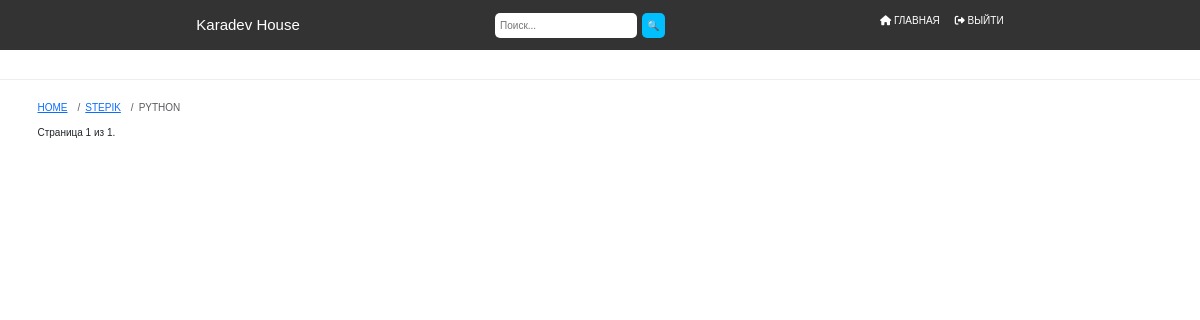
/stepik/python/, run on an earlier commit of the app's database.
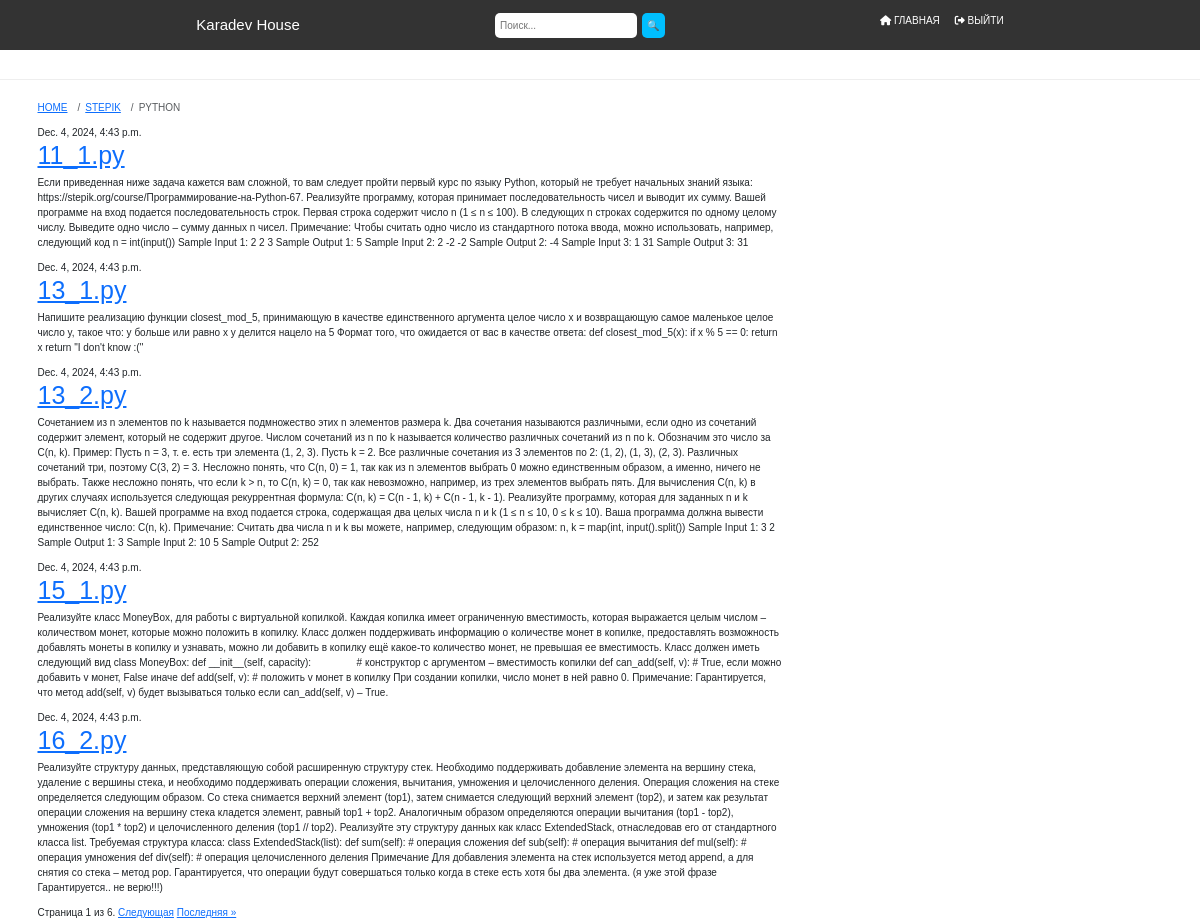
And on a later commit of the database.
### stepik/models.py (models this page shows, shortened)
class Taskpy(models.Model):
    title = models.CharField(max_length=200)
    text = models.TextField()
    created_date = models.DateTimeField(default=timezone.now)
    published_date = models.DateTimeField(blank=True, null=True)
    author = models.ForeignKey(settings.AUTH_USER_MODEL, on_delete=models.CASCADE)

### stepik/views.py (the view)
# urls.py: path('python/', views.task_list, name='py_task_list'),
def task_list(request):
    tasks = Taskpy.objects.all()
    paginator = Paginator(tasks, 5)
    page_number = request.GET.get('page')
    page_obj = paginator.get_page(page_number)
    return render(request, 'stepik/task_list.html', {
        'tasks': page_obj,
        'page_obj': page_obj,
        'user': request.user.is_superuser,
    })

### blog/templates/stepik/task_list.html (shortened to what this page needs)
{% extends 'blog/base.html' %}
{% block content %}
    <nav aria-label="breadcrumb">
    <ol class="breadcrumb">
      <li class="breadcrumb-item"><a href="{% url 'cards' %}">HOME</a></li>
      <li class="breadcrumb-item"><a href="{% url 'teleport_stepik' %}">STEPIK</a></li>
      <li class="breadcrumb-item active" aria-current="page">PYTHON</li>
    </ol>
  </nav>
    {% for task in tasks %}
        <div class="task">
            <div class="date">
                {{ task.published_date }}
            </div>
            <h1><a href="{% url 'py_task_detail' pk=task.pk %}">{{ task.title }}</a></h1>
            <p>{{ task.text|linebreaksbr }}</p>
        </div>
    {% endfor %}
<div>
    <span class="step-links">
        <span class="current">
            Страница {{ page_obj.number }} из {{ page_obj.paginator.num_pages }}.
        </span>
        {% if page_obj.has_next %}
            <a href="?page={{ page_obj.next_page_number }}">Следующая</a>
            <a href="?page={{ page_obj.paginator.num_pages }}">Последняя &raquo;</a>
        {% endif %}
    </span>
</div>
{% endblock %}

What changed in the data, as far as the page shows it:
added Taskpy: published_date "Dec. 4, 2024, 4:43 p.m.", title "11_1.py", text "Если приведенная ниже задача кажется вам сложной, то вам следует пройти первый курс по языку Python, который не требует начальных знаний языка: https://stepik.org/course/Программирование-на-Python-67 . Реализуйте программу, которая принимает последовательность чисел и выводит их сумму. Вашей программе на вход подается последовательность строк. Первая строка содержит число n (1 ≤ n ≤ 100). В следующих n строках содержится по одному целому числу. Выведите одно число – сумму данных n чисел. Примечание: Чтобы считать одно число из стандартного потока ввода, можно использовать, например, следующий код n = int(input()) Sample Input 1: 2 2 3 Sample Output 1: 5 Sample Input 2: 2 -2 -2 Sample Output…"
added Taskpy: published_date "Dec. 4, 2024, 4:43 p.m.", title "13_1.py", text "Напишите реализацию функции closest_mod_5, принимающую в качестве единственного аргумента целое число x и возвращающую самое маленькое целое число y, такое что: y больше или равно x y делится нацело на 5 Формат того, что ожидается от вас в качестве ответа: def closest_mod_5(x): if x % 5 == 0: return x return \"I don't know :(\""
added Taskpy: published_date "Dec. 4, 2024, 4:43 p.m.", title "13_2.py", text "Сочетанием из n элементов по k называется подмножество этих n элементов размера k. Два сочетания называются различными, если одно из сочетаний содержит элемент, который не содержит другое. Числом сочетаний из n по k называется количество различных сочетаний из n по k. Обозначим это число за C(n, k). Пример: Пусть n = 3, т. е. есть три элемента (1, 2, 3). Пусть k = 2. Все различные сочетания из 3 элементов по 2: (1, 2), (1, 3), (2, 3). Различных сочетаний три, поэтому C(3, 2) = 3. Несложно понять, что C(n, 0) = 1, так как из n элементов выбрать 0 можно единственным образом, а именно, ничего не выбрать. Также несложно понять, что если k > n, то C(n, k) = 0, так как невозможно, например, из…"
added Taskpy: published_date "Dec. 4, 2024, 4:43 p.m.", title "15_1.py", text "Реализуйте класс MoneyBox, для работы с виртуальной копилкой. Каждая копилка имеет ограниченную вместимость, которая выражается целым числом – количеством монет, которые можно положить в копилку. Класс должен поддерживать информацию о количестве монет в копилке, предоставлять возможность добавлять монеты в копилку и узнавать, можно ли добавить в копилку ещё какое-то количество монет, не превышая ее вместимость. Класс должен иметь следующий вид class MoneyBox: def __init__(self, capacity): # конструктор с аргументом – вместимость копилки def can_add(self, v): # True, если можно добавить v монет, False иначе def add(self, v): # положить v монет в копилку При создании копилки, число монет в…"
added Taskpy: published_date "Dec. 4, 2024, 4:43 p.m.", title "16_2.py", text "Реализуйте структуру данных, представляющую собой расширенную структуру стек. Необходимо поддерживать добавление элемента на вершину стека, удаление с вершины стека, и необходимо поддерживать операции сложения, вычитания, умножения и целочисленного деления. Операция сложения на стеке определяется следующим образом. Со стека снимается верхний элемент (top1), затем снимается следующий верхний элемент (top2), и затем как результат операции сложения на вершину стека кладется элемент, равный top1 + top2. Аналогичным образом определяются операции вычитания (top1 - top2), умножения (top1 * top2) и целочисленного деления (top1 // top2). Реализуйте эту структуру данных как класс ExtendedStack,…"
Also different on the page:
{{ page_obj.paginator.num_pages }}: "1" → "6"
text now shown: "Следующая Последняя »"
